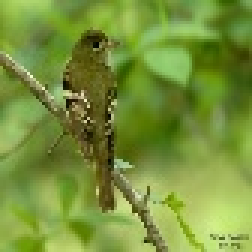
#> input picture CV/PaddleFSL/data/cub/CUB_images/Acadian_Flycatcher_0063_795585.jpg, 84 x 84 px (shown 3 times larger)
$ python -i data_aug.py   (imports and definitions only)
#> lines starting #> are read from the running program, lines starting #| are printed output that depends on the picture; after the words box and inside, x2 and y2 are one past the last pixel; in counts of white or black regions, pixels touching at a corner belong together
#   Copyright (c) 2019 PaddlePaddle Authors. All Rights Reserved.
#
# Licensed under the Apache License, Version 2.0 (the "License");
# you may not use this file except in compliance with the License.
# You may obtain a copy of the License at
#
#     http://www.apache.org/licenses/LICENSE-2.0
#
# Unless required by applicable law or agreed to in writing, software
# distributed under the License is distributed on an "AS IS" BASIS,
# WITHOUT WARRANTIES OR CONDITIONS OF ANY KIND, either express or implied.
# See the License for the specific language governing permissions and
# limitations under the License.
import cv2
import numpy as np


def find_largest_connected_component_area(mask, connectivity=8):
    """
    Find the largest connected component area froma mask image.
    ----
    Args:
        mask: 2D array, 0 for background and 1 for foreground.
        connectivity: int, scalar, chose 4-connectivity or 8.
    Returns:
        output: int, 2D array, the largest connected component area.
    """
    labels, stats = cv2.connectedComponentsWithStats(mask, connectivity)[1:3]
    largest_label = 1 + np.argmax(stats[1:, cv2.CC_STAT_AREA])
    output = np.uint8(labels == largest_label)

    return output


def get_fov(img, size=512, threshold=0.05):
    """
    Get the field of view from an fundus image.
    ----
    Args:
        img: uint8, 2D array, sugested be the red channel of a fundus image.
        size: int, scalar, the image size to be process in the procedure,
              set it samller than the original size to make it faster.
        threshold: float (0-1), scalar, threshold to determine the foreground mask.
    Returns:
        mask: int (0 or 1), 2D array, the final mask.
    """
    img_shape = img.shape
    if img_shape[0] > size:
        img = cv2.resize(img, (size, size))
    mask = np.uint8((img / 255.0) > threshold)
    if np.sum(mask) == 0:
        print('Warning: None Foreground Detected')
    else:
        mask = find_largest_connected_component_area(mask)
    if img_shape[0] > size:
        mask = cv2.resize(mask, (img_shape[1], img_shape[0]))
    mask = np.uint8(mask)

    return mask


def rotate_image(image, angle):
    """
    Rotate an image.
    ----
    Args:
        image: uint8, 2D numpy array range from 0 to 255, the input image
        angle: float, scalar, the rotation angle
    Returns:
        result: unit8, 2D array, the rotated image
    """
    image_center = tuple(np.array(image.shape[1::-1]) // 2)
    rot_mat = cv2.getRotationMatrix2D(image_center, angle, 1.0)
    result = cv2.warpAffine(image, rot_mat, image.shape[1::-1])

    return result


def morphological_transform(image, inverse=True, max_length=21, degree_num=8):
    """
    Apply Morphological transform on an image.
    ----
    Args:
        image: uint8, 2D numpy array range from 0 to 255, the input image
        inverse: bool, scalar, determine if to inverse the image intensity
        degree_num: int, scalar, number of degrees to apply to morphological transform
    Returns:
        tophat_sum: float, 2D array, the transformed image.
    """

    line = np.zeros((max_length, max_length)).astype(np.uint8)
    line[max_length // 2, :] = 1

    tophat_sum = np.zeros(image.shape).astype(np.uint16)
    for degree in np.arange(0, 181, 180 / degree_num):
        line_rotate = (rotate_image(line, degree))
        if inverse:
            tophat = cv2.morphologyEx(255 - image.copy(), cv2.MORPH_TOPHAT, line_rotate)
        else:
            tophat = cv2.morphologyEx(image.copy(), cv2.MORPH_TOPHAT, line_rotate)
        tophat_sum = tophat_sum + tophat

    tophat_sum = cv2.normalize(tophat_sum, None, alpha=255, beta=0, norm_type=cv2.NORM_MINMAX)
    tophat_sum = np.uint8(tophat_sum)

    return tophat_sum


def apply_vessel_aug(image, order='RGB'):
    """
    Apply vessel augmentation on an fundus image.
    ----
    Args:
        image: uint8, 3D array in RGB order, the original image.
    Returns:
        aug_image: uint8, 3D array in RGB order, the transformed image.
    """
    if order == 'RGB':
        red_data = image[:, :, 0]
    elif order == 'BGR':
        red_data = image[:, :, 2]
    else:
        assert False, print('Only support RBG or BGR image format.')

    green_data = image[:, :, 1]
    fundus_mask = get_fov(red_data)
    vessel_map = morphological_transform(green_data)
    vessel_map = vessel_map * fundus_mask
    vessel_map = cv2.GaussianBlur(vessel_map, ksize=(3, 3), sigmaX=0, sigmaY=0)
    # vessel_map = cv2.GaussianBlur(vessel_map, ksize=(5, 5), sigmaX=0, sigmaY=0)
    vessel_map[vessel_map > 204] = 204
    vessel_map = np.repeat(vessel_map[:, :, np.newaxis], 3, axis=2)
    random_decay = np.random.uniform(0, 1, 3)
    for i in range(3):
        vessel_map[:, :, i] = vessel_map[:, :, i] * random_decay[i]

    amp = np.random.uniform(0, 1, 1)
    aug_image = image.astype(float) * (1 - vessel_map / 255) + vessel_map * amp
    aug_image[aug_image > 255] = 255

    return np.uint8(aug_image)


def random_vessel_augmentation(image, prob=0.5, order='RGB'):
    """
    Channel-wise random vessel augmentation.
    """
    rand_num = np.random.uniform(0, 1)
    if rand_num > prob:
        image = apply_vessel_aug(image, order)

    return image


def random_gamma_correction(image, gamma=3, order='RGB'):
    """
    Channel-wise random gamma correction in the RGB color space.
    ----
    Args:
        image: uint8, 3D array in RGB order, the original image.
        gamma: maximum value of gamma for gamma corretion.
    Returns:
        image: uint8, 3D array in RGB order, the transformed image.
    """
    rds1 = np.random.uniform(1, gamma, 3)
    rds2 = np.random.uniform(0, 1, 3) < 0.5

    for i in range(3):
        if rds2[i]:
            rds1[i] = 1 / rds1[i]

    trans_image = np.power(image / 255.0, rds1)
    trans_image = trans_image * 255

    if order == 'RGB':
        red_data = image[:, :, 0]
    elif order == 'BGR':
        red_data = image[:, :, 2]
    else:
        assert False, print('Only support RBG or BGR image format.')

    fundus_mask = get_fov(red_data)
    trans_image = trans_image * fundus_mask[:, :, None]

    return np.uint8(trans_image)

>>> import cv2
>>> picture = cv2.imread('../PaddleFSL/data/cub/CUB_images/Acadian_Flycatcher_0063_795585.jpg')
#> picture is the input picture: shape (84, 84, 3); mean B, G, R 59.3, 147.1, 120.6
>>> result = apply_vessel_aug(picture)
#> in apply_vessel_aug, `red_data = image[:, :, 0]`:
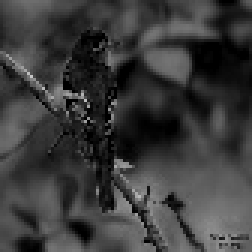
#> red_data: shape (84, 84) (shown 3 times larger); min 0, max 198, mean 59.3
#> in apply_vessel_aug, `green_data = image[:, :, 1]`:
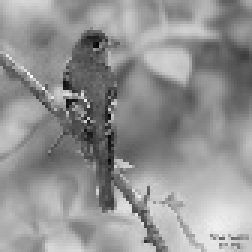
#> green_data: shape (84, 84) (shown 3 times larger); min 5, max 255, mean 147.1
#> in get_fov, `mask = np.uint8((img / 255.0) > threshold)`:
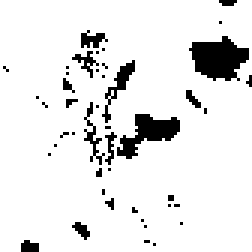
#> mask: shape (84, 84) (shown 3 times larger); values 0 (black) and 1 (white), 90.6% white; 45 black regions (38 under 20 px), largest, box (x1, y1, x2, y2) and area: (63, 12, 83, 27) 197, (39, 38, 60, 53) 146, (34, 20, 45, 41) 59
#> in find_largest_connected_component_area, `labels, stats = cv2.connectedComponentsWithStats(mask, connectivity)[1..`: stats = [[1, 0, 83, 84, 660], [0, 0, 84, 84, 6396]]
#> in find_largest_connected_component_area, `largest_label = 1 + np.argmax(stats[1:, cv2.CC_STAT_AREA])`: largest_label = 1
#> the loop in morphological_transform, `for degree in np.arange(0, 181, 180 / degree_num):` made 9 passes
#> pass 1, in morphological_transform, `tophat = cv2.morphologyEx(255 - image.copy(), cv2.MORPH_TOPHAT, line_r..`:
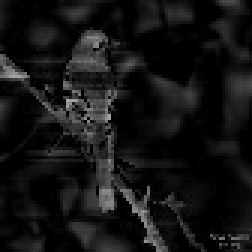
#> tophat: shape (84, 84) (shown 3 times larger); min 0, max 170, mean 19.9
#> after the loop in morphological_transform, `for degree in np.arange(0, 181, 180 / degree_num):`:
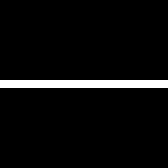
#> line: shape (21, 21) (shown 8 times larger); values 0 (black) and 1 (white), 4.8% white in thin lines or dots, all inside (x1, y1, x2, y2) = (0, 10, 21, 11)
#> after the loop in morphological_transform, `for degree in np.arange(0, 181, 180 / degree_num):`:
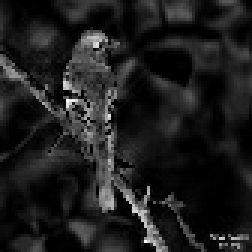
#> tophat_sum: shape (84, 84) uint16 (shown 3 times larger); min 0, max 1413, mean 165.9; drawn with min black and max white
#> after the loop in apply_vessel_aug, `for i in range(3):`:
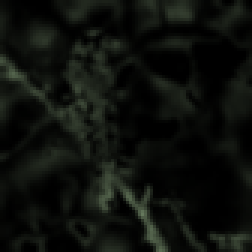
#> vessel_map: shape (84, 84, 3) (shown 3 times larger); mean of channels 0, 1, 2 12.4, 16.3, 13.7; drawn as B, G, R

$ run again, on CV/PaddleFSL/data/cub/CUB_images/Bewick_Wren_0004_185202.jpg
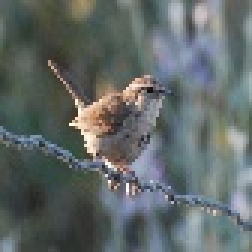
#> input picture CV/PaddleFSL/data/cub/CUB_images/Bewick_Wren_0004_185202.jpg, 84 x 84 px (shown 3 times larger)
#> picture is the input picture: shape (84, 84, 3); mean B, G, R 104.3, 105.1, 97.5
#> mask: shape (84, 84); every value is 1
#> labels: shape (84, 84) int32; every value is 1
#> stats = [[-1, 2147483647, 0, 0, 0], [0, 0, 84, 84, 7056]]
#> largest_label = 1
#> after the loop in apply_vessel_aug, `for i in range(3):`:
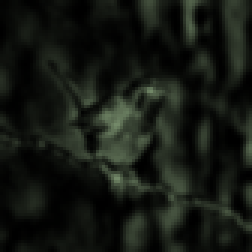
#> vessel_map: shape (84, 84, 3) (shown 3 times larger); mean of channels 0, 1, 2 18.8, 24.6, 20.7; drawn as B, G, R
#> in apply_vessel_aug, `aug_image = image.astype(float) * (1 - vessel_map / 255) + vessel_map ..`:
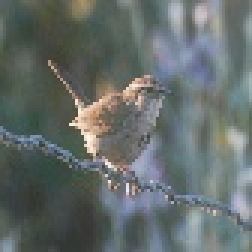
#> aug_image: shape (84, 84, 3) float64 (shown 3 times larger); mean B, G, R 107.4, 109.1, 101.3

$ run again, on CV/PaddleFSL/data/cub/CUB_images/Black_Throated_Blue_Warbler_0054_161158.jpg
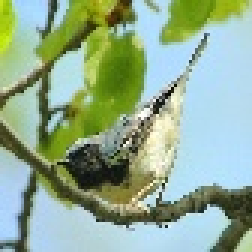
#> input picture CV/PaddleFSL/data/cub/CUB_images/Black_Throated_Blue_Warbler_0054_161158.jpg, 84 x 84 px (shown 3 times larger)
#> picture is the input picture: shape (84, 84, 3); mean B, G, R 146.8, 172.8, 146.4
#> mask: shape (84, 84); values 0 (black) and 1 (white), 96.3% white; black in thin lines or dots, all inside (x1, y1, x2, y2) = (0, 0, 84, 74)
#> in find_largest_connected_component_area, `labels, stats = cv2.connectedComponentsWithStats(mask, connectivity)[1..`:
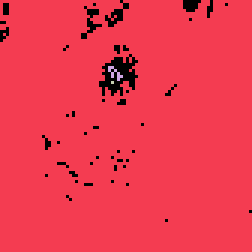
#> labels: shape (84, 84) int32 (shown 3 times larger); 4 distinct labels, from 0 to 3; one colour per label, 0 black
#> stats = [[0, 0, 84, 74, 264], [0, 0, 84, 84, 6781], [36, 22, 5, 5, 10], [37, 27, 1, 1, 1]]
#> largest_label = 1
#> output: shape (84, 84); values 0 (black) and 1 (white), 96.1% white; 44 black regions (41 under 20 px), largest, box (x1, y1, x2, y2) and area: (33, 18, 46, 32) 107, (35, 0, 43, 9) 26, (27, 2, 34, 13) 26
#> in apply_vessel_aug, `aug_image = image.astype(float) * (1 - vessel_map / 255) + vessel_map ..`:
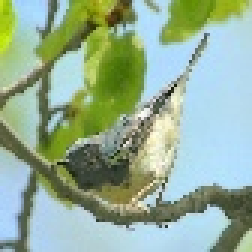
#> aug_image: shape (84, 84, 3) float64 (shown 3 times larger); mean B, G, R 151.3, 175.1, 149.5

$ run again, on CV/PaddleFSL/data/cub/CUB_images/Black_Throated_Sparrow_0019_107192.jpg
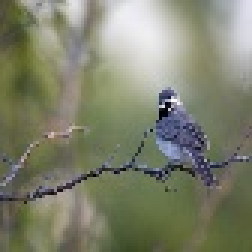
#> input picture CV/PaddleFSL/data/cub/CUB_images/Black_Throated_Sparrow_0019_107192.jpg, 84 x 84 px (shown 3 times larger)
#> picture is the input picture: shape (84, 84, 3); mean B, G, R 108.9, 129.7, 126.6
#> mask: shape (84, 84); values 0 (black) and 1 (white), 99.9% white; black in thin lines or dots, all inside (x1, y1, x2, y2) = (8, 36, 61, 68)
#> stats = [[8, 36, 53, 32, 9], [0, 0, 84, 84, 7047]]
#> largest_label = 1
#> after the loop in apply_vessel_aug, `for i in range(3):`:
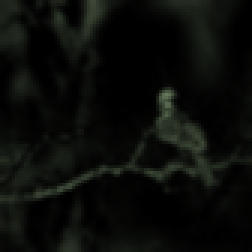
#> vessel_map: shape (84, 84, 3) (shown 3 times larger); mean of channels 0, 1, 2 9.3, 12.2, 10.3; drawn as B, G, R
